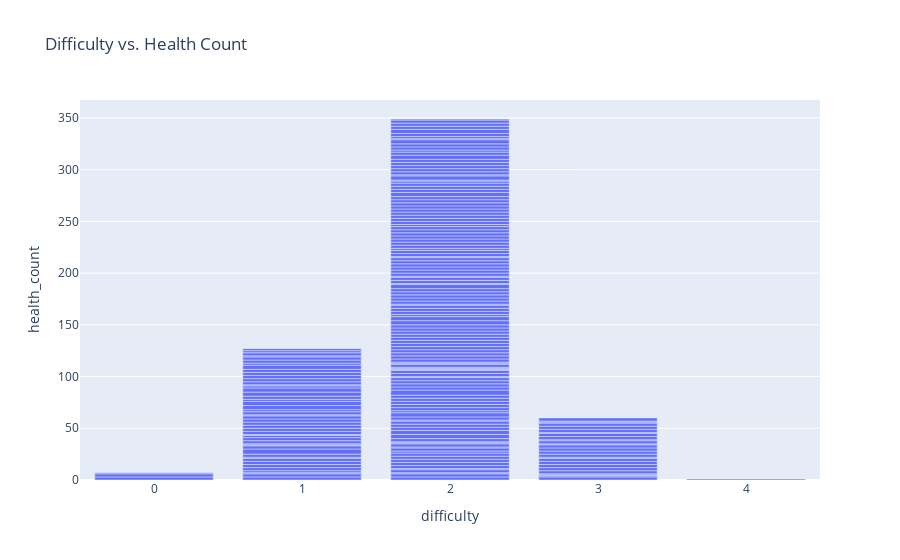

Notebook code for this chart:
### Code cell
#Interactive Bar Plot - Difficulty vs. Health Count
import plotly.express as px
fig = px.bar(df, x='difficulty', y='health_count', title='Difficulty vs. Health Count')
fig.show()

### Figure 1 — Plotly figure (JSON) as saved in the notebook; plotly's stock layout.template omitted (floating-point values rounded to 4 significant figures; data arrays with more than 128 entries replaced by an {"elided": "..."} marker saying what was removed)
{"data": [{"alignmentgroup": "True", "hovertemplate": "difficulty=%{x}<br>health_count=%{y}<extra></extra>", "legendgroup": "", "marker": {"color": "#636efa", "pattern": {"shape": ""}}, "name": "", "offsetgroup": "", "orientation": "v", "showlegend": false, "textposition": "auto", "type": "bar", "x": {"elided": "206 int values"}, "xaxis": "x", "y": {"elided": "206 int values"}, "yaxis": "y"}], "layout": {"barmode": "relative", "legend": {"tracegroupgap": 0}, "title": {"text": "Difficulty vs. Health Count"}, "xaxis": {"anchor": "y", "domain": [0, 1], "title": {"text": "difficulty"}}, "yaxis": {"anchor": "x", "domain": [0, 1], "title": {"text": "health_count"}}}}
